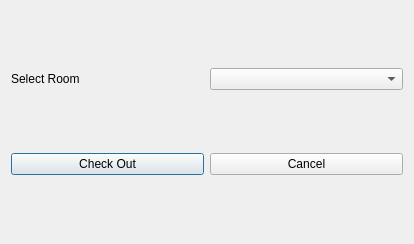
<?xml version="1.0" encoding="UTF-8"?>
<ui version="4.0">
 <class>CheckOutDialog</class>
 <widget class="QDialog" name="CheckOutDialog">
  <property name="geometry">
   <rect>
    <x>0</x>
    <y>0</y>
    <width>414</width>
    <height>244</height>
   </rect>
  </property>
  <property name="windowTitle">
   <string>Dialog</string>
  </property>
  <layout class="QVBoxLayout" name="verticalLayout">
   <item>
    <layout class="QHBoxLayout" name="horizontalLayout">
     <item>
      <widget class="QLabel" name="lblSelectRoom">
       <property name="text">
        <string>Select Room</string>
       </property>
      </widget>
     </item>
     <item>
      <widget class="QComboBox" name="comboBox"/>
     </item>
    </layout>
   </item>
   <item>
    <layout class="QHBoxLayout" name="horizontalLayout_2">
     <item>
      <widget class="QPushButton" name="btnCheckOut">
       <property name="text">
        <string>Check Out</string>
       </property>
      </widget>
     </item>
     <item>
      <widget class="QPushButton" name="btnCancel">
       <property name="text">
        <string>Cancel</string>
       </property>
      </widget>
     </item>
    </layout>
   </item>
  </layout>
 </widget>
 <resources/>
 <connections/>
</ui>
